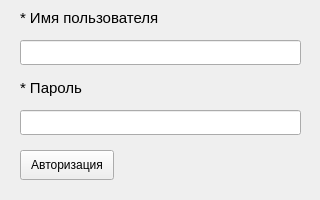
<?xml version="1.0" encoding="UTF-8"?>
<ui version="4.0">
 <class>Authorization</class>
 <widget class="QWidget" name="Authorization">
  <property name="geometry">
   <rect>
    <x>0</x>
    <y>0</y>
    <width>320</width>
    <height>200</height>
   </rect>
  </property>
  <property name="minimumSize">
   <size>
    <width>320</width>
    <height>200</height>
   </size>
  </property>
  <property name="maximumSize">
   <size>
    <width>320</width>
    <height>200</height>
   </size>
  </property>
  <property name="windowTitle">
   <string>Авторизация</string>
  </property>
  <widget class="QPushButton" name="login">
   <property name="geometry">
    <rect>
     <x>20</x>
     <y>150</y>
     <width>94</width>
     <height>30</height>
    </rect>
   </property>
   <property name="text">
    <string>Авторизация</string>
   </property>
  </widget>
  <widget class="QLineEdit" name="password">
   <property name="geometry">
    <rect>
     <x>20</x>
     <y>110</y>
     <width>281</width>
     <height>25</height>
    </rect>
   </property>
   <property name="font">
    <font>
     <pointsize>10</pointsize>
    </font>
   </property>
  </widget>
  <widget class="QLabel" name="label_2">
   <property name="geometry">
    <rect>
     <x>20</x>
     <y>80</y>
     <width>151</width>
     <height>16</height>
    </rect>
   </property>
   <property name="font">
    <font>
     <pointsize>11</pointsize>
    </font>
   </property>
   <property name="text">
    <string>* Пароль</string>
   </property>
  </widget>
  <widget class="QLabel" name="label">
   <property name="geometry">
    <rect>
     <x>20</x>
     <y>10</y>
     <width>151</width>
     <height>16</height>
    </rect>
   </property>
   <property name="font">
    <font>
     <pointsize>11</pointsize>
    </font>
   </property>
   <property name="text">
    <string>* Имя пользователя</string>
   </property>
  </widget>
  <widget class="QLineEdit" name="username">
   <property name="geometry">
    <rect>
     <x>20</x>
     <y>40</y>
     <width>281</width>
     <height>25</height>
    </rect>
   </property>
   <property name="font">
    <font>
     <pointsize>10</pointsize>
    </font>
   </property>
  </widget>
 </widget>
 <layoutdefault spacing="6" margin="11"/>
 <tabstops>
  <tabstop>username</tabstop>
  <tabstop>password</tabstop>
  <tabstop>login</tabstop>
 </tabstops>
 <resources/>
 <connections/>
</ui>
